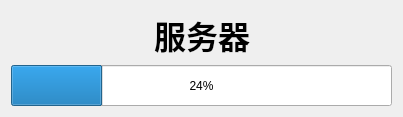
<?xml version="1.0" encoding="UTF-8"?>
<ui version="4.0">
 <class>Widget</class>
 <widget class="QWidget" name="Widget">
  <property name="geometry">
   <rect>
    <x>0</x>
    <y>0</y>
    <width>400</width>
    <height>111</height>
   </rect>
  </property>
  <property name="windowTitle">
   <string>Widget</string>
  </property>
  <layout class="QGridLayout" name="gridLayout">
   <item row="0" column="0">
    <layout class="QGridLayout" name="gridLayout_2">
     <item row="0" column="0">
      <spacer name="horizontalSpacer">
       <property name="orientation">
        <enum>Qt::Horizontal</enum>
       </property>
       <property name="sizeHint" stdset="0">
        <size>
         <width>133</width>
         <height>20</height>
        </size>
       </property>
      </spacer>
     </item>
     <item row="0" column="1">
      <widget class="QLabel" name="label">
       <property name="font">
        <font>
         <family>Consolas</family>
         <pointsize>24</pointsize>
         <weight>75</weight>
         <bold>true</bold>
        </font>
       </property>
       <property name="text">
        <string>服务器</string>
       </property>
      </widget>
     </item>
     <item row="0" column="2">
      <spacer name="horizontalSpacer_2">
       <property name="orientation">
        <enum>Qt::Horizontal</enum>
       </property>
       <property name="sizeHint" stdset="0">
        <size>
         <width>132</width>
         <height>20</height>
        </size>
       </property>
      </spacer>
     </item>
    </layout>
   </item>
   <item row="1" column="0">
    <widget class="QProgressBar" name="progressBar">
     <property name="minimumSize">
      <size>
       <width>381</width>
       <height>41</height>
      </size>
     </property>
     <property name="maximum">
      <number>100</number>
     </property>
     <property name="value">
      <number>24</number>
     </property>
    </widget>
   </item>
  </layout>
 </widget>
 <layoutdefault spacing="6" margin="11"/>
 <resources/>
 <connections/>
</ui>
